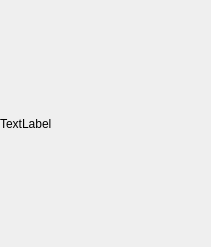
<?xml version="1.0" encoding="UTF-8"?>
<ui version="4.0">
 <class>End</class>
 <widget class="QWidget" name="End">
  <property name="geometry">
   <rect>
    <x>0</x>
    <y>0</y>
    <width>211</width>
    <height>247</height>
   </rect>
  </property>
  <property name="windowTitle">
   <string>Form</string>
  </property>
  <widget class="QLabel" name="label">
   <property name="geometry">
    <rect>
     <x>0</x>
     <y>0</y>
     <width>211</width>
     <height>247</height>
    </rect>
   </property>
   <property name="text">
    <string>TextLabel</string>
   </property>
  </widget>
 </widget>
 <resources/>
 <connections/>
</ui>
